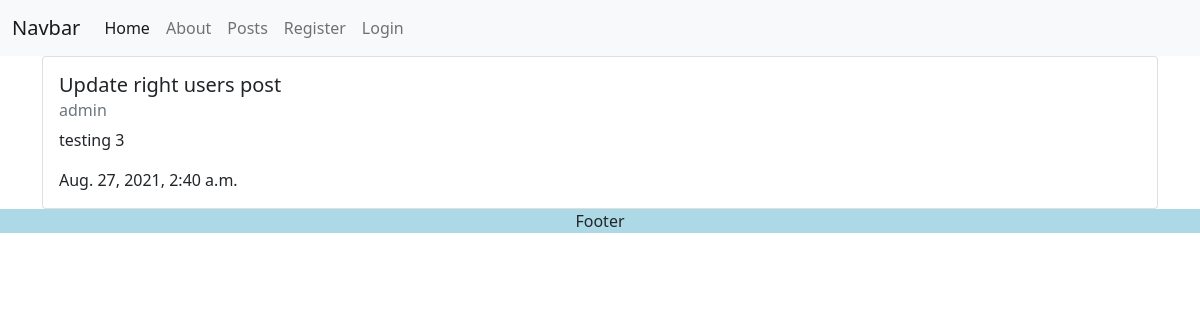
/posts/13, run on the app's committed database.
### blog/models.py (models this page shows, shortened)
class Post(models.Model):
    title = models.CharField(max_length=255)
    author = models.ForeignKey(User, on_delete=models.CASCADE)
    content = models.TextField()
    date_posted = models.DateTimeField(auto_now_add=True)

### blog/views.py (the view)
# urls.py: path('posts/<int:post_id>', views.individualPost, name='blog-individualpost'),
def individualPost(request,post_id):
    post = Post.objects.get(id=post_id)
    context = {'p':post}
    return render(request, 'blog/individualpost.html', context)

### blog/templates/blog/individualpost.html (shortened to what this page needs)
{% extends 'blog/base.html' %}
{% block content %}
    <div class="card">
        <div class="card-body">
            <h5 class="card-title">{{ p.title }}</h5>
            <h6 class="card-subtitle mb-2 text-muted">{{ p.author }}</h6>
            <p class="card-text">{{ p.content }}</p>
            <p class="card-text">{{ p.date_posted }}</p>
        </div>
    </div>
{% endblock %}

### data on the page
Post: title "Update right users post", author "admin", content "testing 3", date_posted "Aug. 27, 2021, 2:40 a.m."
